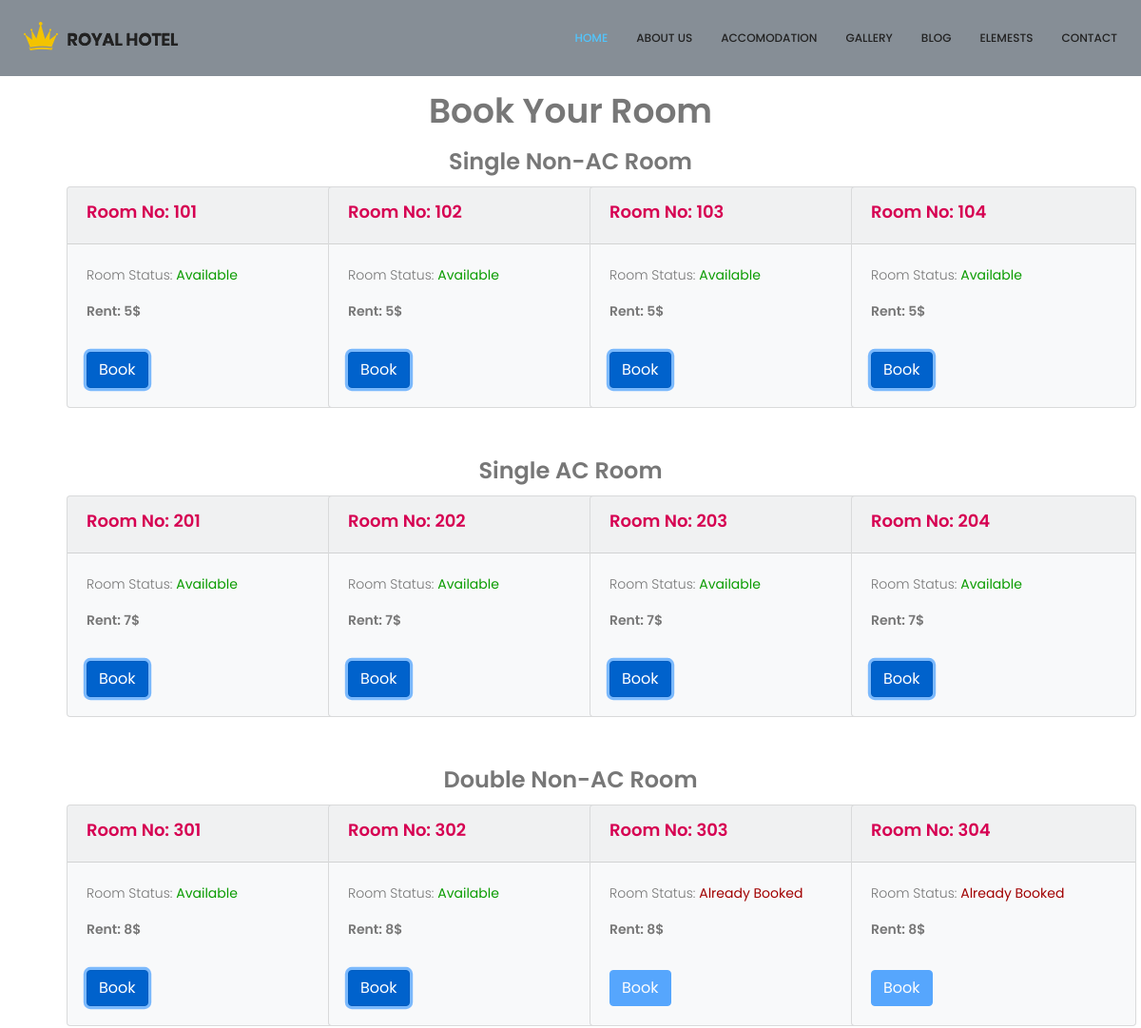
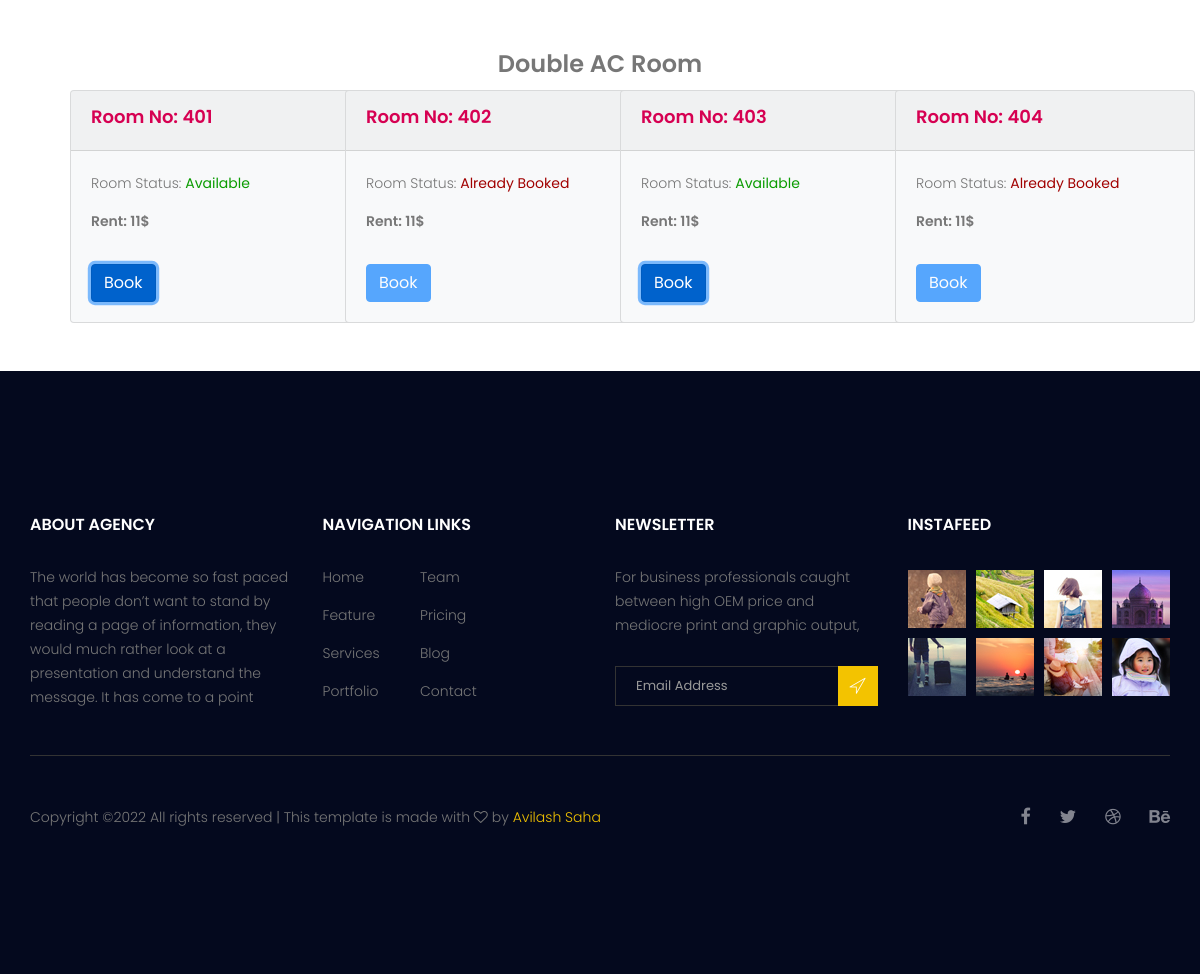
The page /rooms.php on the database its author committed (2 pictures, top to bottom).
### tables this page shows
CREATE TABLE `single_non_ac` (
  `s_no` int(5) NOT NULL,
  `room_no` int(15) DEFAULT NULL,
  `holder_name` text DEFAULT NULL,
  `holder_id` int(15) DEFAULT NULL,
  `holder_mobile` int(25) DEFAULT NULL,
  `holder_addresss` varchar(55) DEFAULT NULL,
  `child` int(5) DEFAULT NULL,
  `adult` int(5) DEFAULT NULL,
  `in_date` date DEFAULT NULL,
  `out_date` date DEFAULT NULL,
  `status` int(5) DEFAULT NULL
);

CREATE TABLE `single_ac` (
  `s_no` int(5) NOT NULL,
  `room_no` int(15) NOT NULL,
  `holder_name` text DEFAULT NULL,
  `holder_id` int(15) NOT NULL,
  `holder_mobile` int(25) DEFAULT NULL,
  `holder_address` varchar(55) DEFAULT NULL,
  `child` int(5) NOT NULL,
  `adult` int(5) NOT NULL,
  `in_date` date DEFAULT NULL,
  `out_date` date DEFAULT NULL,
  `status` int(5) NOT NULL
);

CREATE TABLE `double_non_ac` (
  `s_no` int(5) NOT NULL,
  `room_no` int(15) DEFAULT NULL,
  `holder_name` text DEFAULT NULL,
  `holder_id` int(15) DEFAULT NULL,
  `holder_mobile` int(25) DEFAULT NULL,
  `holder_address` varchar(55) NOT NULL,
  `child` int(5) DEFAULT NULL,
  `adult` int(5) DEFAULT NULL,
  `in_date` date DEFAULT NULL,
  `out_date` date DEFAULT NULL,
  `status` int(5) DEFAULT NULL
);

CREATE TABLE `double_ac` (
  `s_no` int(5) NOT NULL,
  `room_no` int(15) DEFAULT NULL,
  `holder_name` text DEFAULT NULL,
  `holder_id` int(15) DEFAULT NULL,
  `holder_mobile` int(25) DEFAULT NULL,
  `holder_address` varchar(55) DEFAULT NULL,
  `child` int(5) DEFAULT NULL,
  `adult` int(5) DEFAULT NULL,
  `in_date` date DEFAULT NULL,
  `out_date` date DEFAULT NULL,
  `status` int(5) DEFAULT NULL
);

### rooms.php (the view, shortened to what this page needs)
<!doctype html>
<html lang="en">
    <head>
        <link rel="stylesheet" href="css/bootstrap.css">
        <link rel="stylesheet" href="vendors/linericon/style.css">
        <link rel="stylesheet" href="css/font-awesome.min.css">
        <link rel="stylesheet" href="vendors/owl-carousel/owl.carousel.min.css">
        <link rel="stylesheet" href="vendors/bootstrap-datepicker/bootstrap-datetimepicker.min.css">
        <link rel="stylesheet" href="vendors/nice-select/css/nice-select.css">
        <link rel="stylesheet" href="vendors/owl-carousel/owl.carousel.min.css">
        <link rel="stylesheet" href="css/style.css">
        <link rel="stylesheet" href="css/responsive.css">
    </head>
    <body>
        <header>
            <div class="container">
                <nav class="navbar navbar-expand-lg bg-secondary fixed-top">
                    <a class="navbar-brand logo_h" href="index.html"><img src="image/Logo.png" alt=""></a>
                    <div class="collapse navbar-collapse offset" id="navbarSupportedContent">
                        <ul class="nav navbar-nav menu_nav ml-auto">
                            <li class="nav-item active"><a class="nav-link" href="index.html">Home</a></li>
                            <li class="nav-item"><a class="nav-link" href="about.html">About us</a></li>
                            <li class="nav-item"><a class="nav-link" href="accomodation.html">Accomodation</a></li>
                            <li class="nav-item"><a class="nav-link" href="gallery.html">Gallery</a></li>
                            <li class="nav-item submenu dropdown">
                                <a href="#" class="nav-link dropdown-toggle" data-toggle="dropdown" role="button" aria-haspopup="true" aria-expanded="false">Blog</a>
                            </li>
                            <li class="nav-item"><a class="nav-link" href="elements.html">Elemests</a></li>
                            <li class="nav-item"><a class="nav-link" href="contact.html">Contact</a></li>
                        </ul>
                    </div>
                </nav>
            </div>
        </header>
	<div class="row">
		<div class="col-md-12" style="margin-top: 90px;">
			<center><h1> Book Your Room </h1></center>
		</div>
	</div>
	<section>
		<center><h3> Single Non-AC Room </h3></center>
		<div class="row mb-5">
			<?php
			$connection = mysqli_connect("localhost","root","");
			$query = "select * from single_non_ac ORDER BY `room_no` ASC ";
			$query_run = mysqli_query($connection,$query);
			while($row = mysqli_fetch_assoc($query_run)){
				?>
				<div class="col-md-2" style="margin-left: 70px;">
					<div class="card bg-light" style="width: 300px;">
						<div class="card-header">
							<h4 style='color:#d60052;'> Room No: <?php echo $row['room_no'] ?></h4>
						</div>
							<div class="card-body">
								<p class="card-text"> Room Status:
									<?php
									if ($row['status']==0 ){
										echo "<b style='color:#0a9c00;'> Available </b>";
									}
									else{
										echo "<b style='color:#a10000;'> Already Booked </b>";
									}
									?>
								</p>
								<div><h6> Rent: 5$ </h6></div>
								<a href="admin/book room.php?rn=<?php echo $row['room_no'] . "&rt=a"; ?>" class="btn btn-primary active mt-4
								<?php
									if ($row['status']==0 ){
										echo "active";
									}
									else{
										echo "disabled";
									}
								?>"> Book </a>
							</div>
						</div>
					</div>
				<?php
			}
			?>
		</div>
	</section>
	<section>
		<center><h3> Single AC Room </h3></center>
		<div class="row  mb-5">
			<?php
			$connection = mysqli_connect("localhost","root","");
			$query = "select * from single_ac ORDER BY `room_no` ASC ";
			$query_run = mysqli_query($connection,$query);
			while($row = mysqli_fetch_assoc($query_run)){
				?>
				<div class="col-md-2" style="margin-left: 70px;">
					<div class="card bg-light" style="width: 300px;">
						<div class="card-header">
							<h4 style='color:#d60052;'> Room No: <?php echo $row['room_no'] ?></h4>
						</div>
							<div class="card-body">
								<p class="card-text"> Room Status:
									<?php
									if ($row['status']==0 ){
										echo "<b style='color:#0a9c00;'> Available </b>";
									}
									else{
										echo "<b style='color:#a10000;'> Already Booked </b>";
										}
									?>
								</p>
								<div><h6> Rent: 7$ </h6></div>
								<a href="admin/book room.php?rn=<?php echo $row['room_no'] . "&rt=b"; ?>" class="btn btn-primary active mt-4
								<?php
									if ($row['status']==0 ){
										echo "active";
									}
									else{
										echo "disabled";
									}
								?>"> Book </a>
							</div>
						</div>
					</div>
				<?php
			}
			?>
		</div>
	</section>
	<section>
		<center><h3> Double Non-AC Room </h3></center>
		<div class="row  mb-5">
			<?php
			$connection = mysqli_connect("localhost","root","");
			$query = "select * from double_non_ac ORDER BY `room_no` ASC ";
			$query_run = mysqli_query($connection,$query);
			while($row = mysqli_fetch_assoc($query_run)){
				?>
				<div class="col-md-2" style="margin-left: 70px;">
					<div class="card bg-light" style="width: 300px;">
						<div class="card-header">
							<h4 style='color:#d60052;'> Room No: <?php echo $row['room_no'] ?></h4>
						</div>
							<div class="card-body">
								<p class="card-text"> Room Status:
									<?php
									if ($row['status']==0 ){
										echo "<b style='color:#0a9c00;'> Available </b>";
									}
									else{
										echo "<b style='color:#a10000;'> Already Booked </b>";
									}
									?>
								</p>
								<div><h6> Rent: 8$ </h6></div>
								<a href="admin/book room.php?rn=<?php echo $row['room_no'] . "&rt=c"; ?>" class="btn btn-primary active mt-4
								<?php
									if ($row['status']==0 ){
										echo "active";
									}
									else{
										echo "disabled";
									}
								?>"> Book </a>
							</div>
						</div>
					</div>
				<?php
			}
			?>
		</div>
	</section>
	<section>
		<center><h3> Double AC Room </h3></center>
		<div class="row mb-5">
			<?php
			$connection = mysqli_connect("localhost","root","");
			$query = "select * from double_ac ORDER BY `room_no` ASC ";
			$query_run = mysqli_query($connection,$query);
			while($row = mysqli_fetch_assoc($query_run)){
				?>
				<div class="col-md-2" style="margin-left: 70px;">
					<div class="card bg-light" style="width: 300px;">
						<div class="card-header">
							<h4 style='color:#d60052;'> Room No: <?php echo $row['room_no'] ?></h4>
						</div>
							<div class="card-body">
								<p class="card-text"> Room Status:
									<?php
									if ($row['status']==0 ){
										echo "<b style='color:#0a9c00;'> Available </b>";
									}
									else{
										echo "<b style='color:#a10000;'> Already Booked </b>";
									}
									?>
								</p>
								<div><h6> Rent: 11$ </h6></div>
								<a href="admin/book room.php?rn=<?php echo $row['room_no'] . "&rt=d"; ?>" class="btn btn-primary active mt-4
								<?php
									if ($row['status']==0 ){
										echo "active";
									}
									else{
										echo "disabled";
									}
								?>"> Book </a>
							</div>
						</div>
					</div>
				<?php
			}
			?>
		</div>
	</section>
        <footer class="footer-area section_gap">
            <div class="container">
                <div class="row">
                    <div class="col-lg-3  col-md-6 col-sm-6">
                        <div class="single-footer-widget">
                            <h6 class="footer_title">About Agency</h6>
                            <p>The world has become so fast paced that people don’t want to stand by reading a page of information, they would much rather look at a presentation and understand the message. It has come to a point </p>
                        </div>
                    </div>
                    <div class="col-lg-3 col-md-6 col-sm-6">
                        <div class="single-footer-widget">
                            <h6 class="footer_title">Navigation Links</h6>
                            <div class="row">
                                <div class="col-4">
                                    <ul class="list_style">
                                        <li><a href="#">Home</a></li>
                                        <li><a href="#">Feature</a></li>
                                        <li><a href="#">Services</a></li>
                                        <li><a href="#">Portfolio</a></li>
                                    </ul>
                                </div>
                                <div class="col-4">
                                    <ul class="list_style">
                                        <li><a href="#">Team</a></li>
                                        <li><a href="#">Pricing</a></li>
                                        <li><a href="#">Blog</a></li>
                                        <li><a href="#">Contact</a></li>
                                    </ul>
                                </div>
                            </div>
                        </div>
                    </div>
                    <div class="col-lg-3 col-md-6 col-sm-6">
                        <div class="single-footer-widget">
                            <h6 class="footer_title">Newsletter</h6>
                            <p>For business professionals caught between high OEM price and mediocre print and graphic output, </p>
                            <div id="mc_embed_signup">
                                <form target="_blank" action="https://spondonit.us12.list-manage.com/subscribe/post?u=1462626880ade1ac87bd9c93a&amp;id=92a4423d01" method="get" class="subscribe_form relative">
                                    <div class="input-group d-flex flex-row">
                                        <input name="EMAIL" placeholder="Email Address" onfocus="this.placeholder = ''" onblur="this.placeholder = 'Email Address '" required="" type="email">
                                        <button class="btn sub-btn"><span class="lnr lnr-location"></span></button>
                                    </div>
                                </form>
                            </div>
                        </div>
                    </div>
                    <div class="col-lg-3 col-md-6 col-sm-6">
                        <div class="single-footer-widget instafeed">
                            <h6 class="footer_title">InstaFeed</h6>
                            <ul class="list_style instafeed d-flex flex-wrap">
                                <li><img src="image/instagram/Image-01.jpg" alt=""></li>
                                <li><img src="image/instagram/Image-02.jpg" alt=""></li>
                                <li><img src="image/instagram/Image-03.jpg" alt=""></li>
                                <li><img src="image/instagram/Image-04.jpg" alt=""></li>
                                <li><img src="image/instagram/Image-05.jpg" alt=""></li>
                                <li><img src="image/instagram/Image-06.jpg" alt=""></li>
                                <li><img src="image/instagram/Image-07.jpg" alt=""></li>
                                <li><img src="image/instagram/Image-08.jpg" alt=""></li>
                            </ul>
                        </div>
                    </div>
                </div>
                <div class="border_line"></div>
                <div class="row footer-bottom d-flex justify-content-between align-items-center">
                    <p class="col-lg-8 col-sm-12 footer-text m-0">
Copyright &copy;<script>document.write(new Date().getFullYear());</script> All rights reserved | This template is made with <i class="fa fa-heart-o" aria-hidden="true"></i> by <a href="https://www.facebook.com/avilashsaha.akash" target="_blank">Avilash Saha</a>
</p>
                    <div class="col-lg-4 col-sm-12 footer-social">
                        <a href="#"><i class="fa fa-facebook"></i></a>
                        <a href="#"><i class="fa fa-twitter"></i></a>
                        <a href="#"><i class="fa fa-dribbble"></i></a>
                        <a href="#"><i class="fa fa-behance"></i></a>
                    </div>
                </div>
            </div>
        </footer>
</body>
</html>

### css/style.css (style rules this page uses)
.list_style { list-style: none; margin: 0px; padding: 0px; }
a { text-decoration: none; -webkit-transition: all 0.3s ease-in-out; -o-transition: all 0.3s ease-in-out; transition: all 0.3s ease-in-out; }
body { line-height: 24px; font-size: 14px; font-family: "Poppins", sans-serif; font-weight: 300; color: #777777; }
section { background: #fff; }
h1, h2, h3, h4, h5, h6 { font-family: "Poppins", sans-serif; font-weight: 600; }
@media (min-width: 1200px) { .container { max-width: 1170px; } }
.section_gap { padding: 120px 0; }
.navbar { padding: 0px; border: 0px; border-radius: 0px; }
.navbar { background: #fff; padding: 0px 25px; }
.navbar .logo_h { padding-top: 0px; }
.navbar .menu_nav .nav-item .nav-link { font: 500 12px/80px "Poppins", sans-serif; color: #222222; text-transform: uppercase; padding: 0px; }
.navbar .menu_nav .nav-item .nav-link:after { display: none; }
.navbar .menu_nav .nav-item:hover .nav-link, .navbar .menu_nav .nav-item.active .nav-link { color: #52c5fd; }
.navbar .menu_nav .nav-item.submenu { position: relative; }
.navbar .menu_nav .nav-item + li { margin-left: 30px; }
b, sup, sub, u, del { color: #f8b600; }
h1 { font-size: 36px; }
h3 { font-size: 24px; }
h4 { font-size: 18px; }
h6 { font-size: 14px; }
h1, h2, h3, h4, h5, h6 { line-height: 1.5em; }
.footer-area { background: #04091e; padding: 142px 0px; }
.single-footer-widget ul li a { line-height: 25px; display: inline-block; color: #777; -webkit-transition: all 0.3s linear; -o-transition: all 0.3s linear; transition: all 0.3s linear; margin-bottom: 13px; }
.single-footer-widget .instafeed { margin-left: -5px; margin-right: -5px; }
.single-footer-widget .instafeed li { margin: 5px; }
.single-footer-widget .subscribe_form { padding-top: 13px; }
.single-footer-widget .input-group { display: block !important; }
.single-footer-widget input { width: 100%; border: 1px solid #333333; font-size: 13px; line-height: 30px; padding-right: 40px; height: 40px; color: #999999; background: transparent; padding-left: 20px; }
.single-footer-widget .sub-btn { background: #f3c300; color: #fff; font-weight: 300; border-radius: 0; line-height: 34px; padding: 4px 11px 0px; cursor: pointer; position: absolute; right: 0px; top: 0px; }
.footer_title { font-size: 16px; line-height: 24px; font-weight: 600; color: #fff; text-transform: uppercase; margin-bottom: 28px; }
.border_line { width: 100%; height: 1px; background: #333333; margin-top: 30px; }
.footer-bottom { padding-top: 46px; }
.footer-bottom .footer-text a { color: #f3c300; }
.footer-bottom .footer-social { text-align: right; }
.footer-bottom .footer-social a { font-size: 18px; line-height: 30px; color: #82848f; margin-left: 25px; -webkit-transition: all 0.3s linear; -o-transition: all 0.3s linear; transition: all 0.3s linear; }

### rows shown on the page
single_non_ac: room_no "101", status "Available"
single_non_ac: room_no "102", status "Available"
single_non_ac: room_no "103", status "Available"
single_non_ac: room_no "104", status "Available"
single_ac: room_no "201", status "Available"
single_ac: room_no "202", status "Available"
single_ac: room_no "203", status "Available"
single_ac: room_no "204", status "Available"
double_non_ac: room_no "301", status "Available"
double_non_ac: room_no "302", status "Available"
double_non_ac: room_no "303", status "Already Booked"
double_non_ac: room_no "304", status "Already Booked"
double_ac: room_no "401", status "Available"
double_ac: room_no "402", status "Already Booked"
double_ac: room_no "403", status "Available"
double_ac: room_no "404", status "Already Booked"
